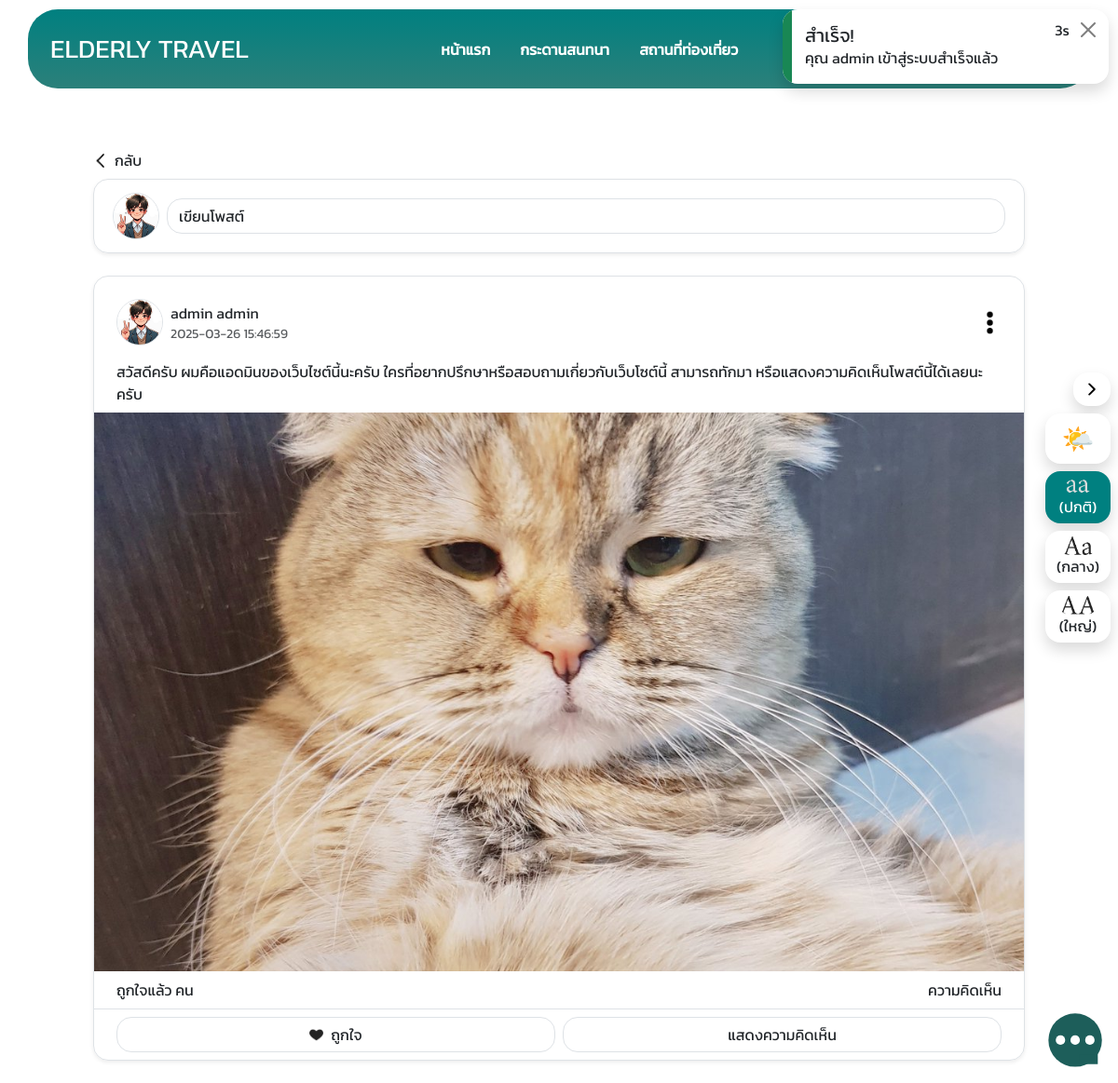
The page /posts.php (signed in) on the database its author committed.
### tables this page shows
CREATE TABLE `users` (
  `user_id` int(11) NOT NULL,
  `firstname` varchar(150) NOT NULL,
  `lastname` varchar(150) NOT NULL,
  `email` varchar(150) NOT NULL,
  `password` varchar(60) NOT NULL,
  `image` varchar(150) NOT NULL DEFAULT 'default-profile.png',
  `role` enum('user','admin','doctor') NOT NULL DEFAULT 'user',
  `active_status` enum('online','offline') NOT NULL DEFAULT 'offline',
  `created_at` timestamp NOT NULL DEFAULT current_timestamp(),
  `updated_at` timestamp NULL DEFAULT NULL ON UPDATE current_timestamp()
);

CREATE TABLE `posts` (
  `post_id` int(11) NOT NULL,
  `user_id` int(11) NOT NULL,
  `text` text NOT NULL,
  `image` varchar(150) DEFAULT NULL,
  `created_at` timestamp NOT NULL DEFAULT current_timestamp(),
  `updated_at` timestamp NULL DEFAULT NULL ON UPDATE current_timestamp()
);

### src/posts.php (the view, shortened to what this page needs)
<?php
require_once("config.php");
$row = null;
if (isset($_SESSION["user_login"])) {
    $row = sql("SELECT * FROM users WHERE user_id = ?", [$_SESSION["user_login"]])->fetch();
} elseif (isset($_SESSION["admin_login"])) {
    $row = sql("SELECT * FROM users WHERE user_id = ?", [$_SESSION["admin_login"]])->fetch();
}
?>
<!DOCTYPE html>
<html lang="en">
<head>
    <?php require_once("link.php"); ?>
</head>
<body>
    <?php
    require_once("components/nav.php");
    require_once("components/popChats.php");
    require_once("components/options.php");
    ?>
    <div class='mx-auto' style='margin-top:10rem;max-width:1000px'>
        <div class='border shadow-sm mt-2 rounded-xl mb-4 p-2'>
            <?php
            if (isLogin()) { ?>
                <div data-bs-toggle='modal' data-bs-target='#addPost' class='d-flex align-items-center gap-2 btn btn-outline-light border-0'>
                    <img src="<?= imagePath("user_images", $row["image"]); ?>" width='50px' height='50px' class='rounded-circle object-fit-cover border'>
                    <div class="form-control text-start">เขียนโพสต์</div>
                </div>
            <?php } ?>
        </div>
        <?php
        $fetchPosts = sql("SELECT *,posts.image as post_image,posts.created_at as post_created_at FROM posts LEFT JOIN users ON posts.user_id = users.user_id ORDER BY post_created_at DESC");
        if ($fetchPosts->rowCount() > 0) {
            while ($post = $fetchPosts->fetch()) { ?>
                <div class='border shadow-sm rounded-xl mb-4'>
                    <div class='pb-2 px-4 pt-4 d-flex justify-content-between align-items-center'>
                        <div class='d-flex align-items-center gap-2'>
                            <img src="<?= imagePath("user_images", $post["image"]); ?>" width='50px' height='50px' class='rounded-circle object-fit-cover border'>
                            <div class='d-flex flex-column'>
                                <div>
                                    <?= $post["firstname"] ?> <?= $post["lastname"] ?>
                                </div>
                                <div class='text-muted' style='font-size:14px'><?= $post["post_created_at"] ?></div>
                            </div>
                        </div>
                        <?php
                        if (isLogin() &&  $row["user_id"] == $post["user_id"]) { ?>
                            <div class="dropdown">
                                <div class='d-flex align-items-center justify-content-center cursor-pointer' data-bs-toggle='dropdown'>
                                    <img src="<?= imagePath("web_images/icons", "thee-dot.svg") ?>" width='25px' height='25px' class='object-fit-cover rounded-circle svg-icon'>
                                </div>
                            </div>
                        <?php } ?>
                    </div>
                    <div class='px-4 py-2'>
                        <?= $post["text"] ?>
                    </div>
                    <?php if ($post["post_image"] !== null) { ?>
                        <img src="<?= imagePath("post_images", $post["post_image"]) ?>" width='100%' height='600px' class='object-fit-cover'>
                    <?php } ?>
                    <div class='p-2 px-4 d-flex justify-content-between'>
                        <div>ถูกใจแล้ว <span id="like-count-id-<?= $post["post_id"] ?>"></span> คน</div>
                        <div>ความคิดเห็น <span id="comment-count-id-<?= $post["post_id"] ?>"></span></div>
                    </div>
                    <?php
                    $post_like = sql("SELECT * FROM post_likes WHERE post_id = ?", [$post["post_id"]])->fetch();
                    ?>
                    <div class='p-2 px-4 d-flex justify-content-between border-top gap-2'>
                        <button type='button' onclick="<?= isLogin() ? "likePost($(this),'" . $post['post_id'] . "')" : "window.location = 'login.php'" ?>" class='btn <?= ($row && $post_like) && $row["user_id"] == $post_like["user_id"] ? "btn-teal" : "" ?>  w-100 border d-flex align-items-center gap-2 justify-content-center'>
                            <img src="<?= ($row && $post_like) && $row["user_id"] == $post_like["user_id"] ? imagePath("web_images/icons", "heart-red.png") : imagePath("web_images/icons", "heart-black.png") ?> " width='15px' height='15px' class='object-fit-cover svg-icon'>
                            <div><?= ($row && $post_like) && $row["user_id"] == $post_like["user_id"] ? "ถูกใจแล้ว" : "ถูกใจ" ?></div>
                        </button>
                        <button type='button' data-bs-toggle='modal' data-bs-target='#commentModel-<?= $post['post_id'] ?>' class='btn w-100 border'>แสดงความคิดเห็น</button>
                    </div>
                </div>
            <?php }
        } else { ?>
            <h5 class='text-center text-muted'>ยังไม่มีกระทู้ในขณะนี้...</h5>
        <?php } ?>
    </div>
</body>
</html>

### src/libs/style.css (style rules this page uses)
:root { --black-light: #212529; --teal: teal; --teal2: rgb(15, 136, 136); --teal-light: rgb(25, 155, 155); }
body { font-family: "Kanit", serif; font-weight: 400; }
.rounded-xl { border-radius: 1rem !important; }
.cursor-pointer { cursor: pointer; }
.object-fit-cover { object-fit: cover; }
.btn { border-radius: 1rem !important; }
.svg-icon { filter: invert(0); }

### rows shown on the page
users: image (picture)
posts: user.image (picture), user.firstname "admin", user.lastname "admin", created_at "2025-03-26 15:46:59", text "สวัสดีครับ ผมคือแอดมินของเว็บไซต์นี้นะครับ ใครที่อยากปรึกษาหรือสอบถามเกี่ยวกับเว็บโซต์นี้ สามารถทักมา หรือแสดงความคิดเห็นโพสต์นี้ได้เลยนะครับ", image (picture)

### other values the page prints
$_SESSION[$type][0] "สำเร็จ!"
$_SESSION[$type][1] "คุณ admin เข้าสู่ระบบสำเร็จแล้ว"
